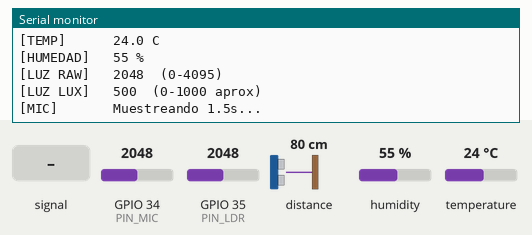
Simulated run of this sketch. Board: ESP32. Parts: the last lines printed to the serial monitor. The test bench sets the inputs (shaded band); at power-on: distance to the obstacle 80 cm, humidity 55 %, GPIO 34 (PIN_MIC) = 2048, GPIO 35 (PIN_LDR) = 2048, temperature 24 °C (analog values on the 0–4095 scale).

Above: at 3.2 s.
3.3 s: distance to the obstacle set to 250 cm
At 4.0 s:
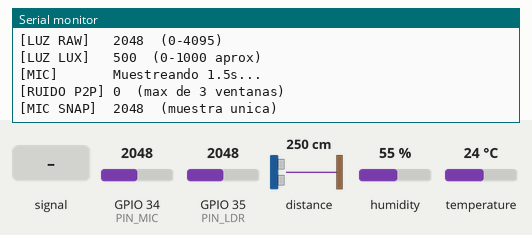
5.0 s: GPIO 34 (PIN_MIC) fed a 200 Hz sine of ±327 counts around its level
At 6.1 s:
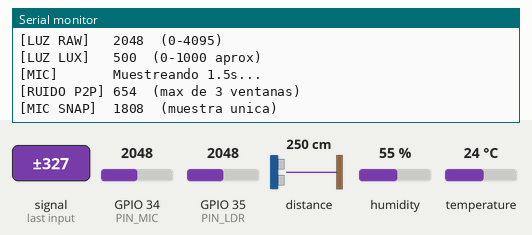
6.5 s: humidity set to 22 %
At 7.9 s:
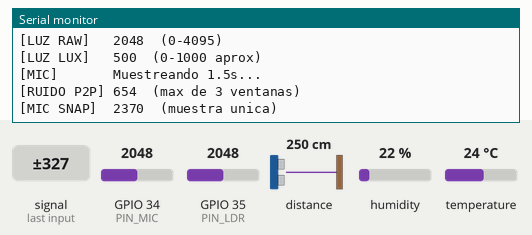
8.0 s: GPIO 34 (PIN_MIC) set to 2866
At 9.2 s:
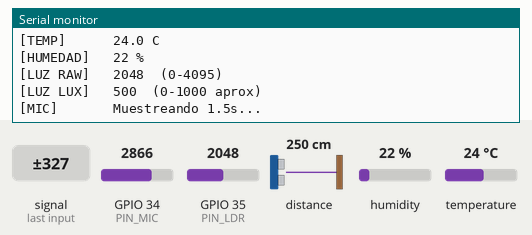
9.5 s: GPIO 35 (PIN_LDR) set to 2866
At 10.8 s:
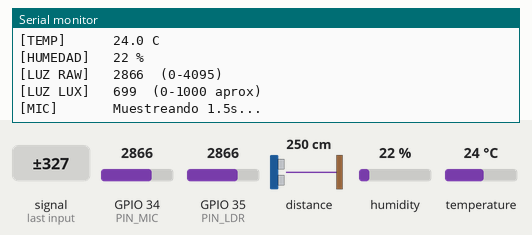
11.0 s: temperature set to 12 °C
At 12.2 s:
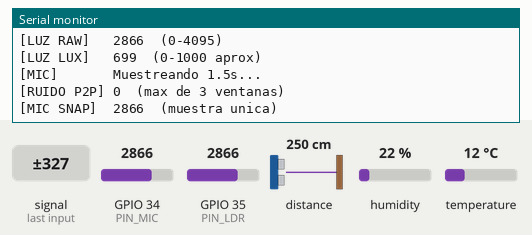
Timing chart, 0 to 13.5 s (numbered marks = the images above; inputs shaded):
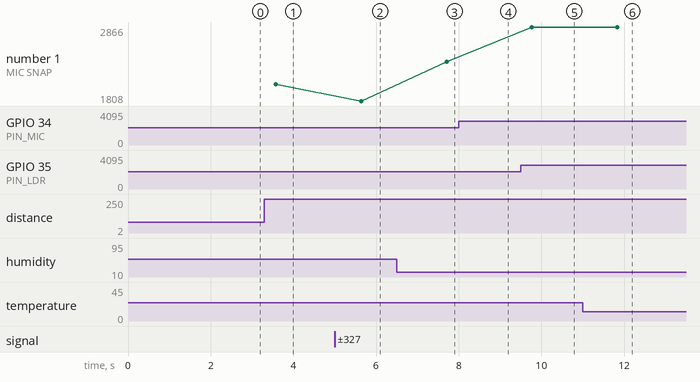

The sketch:

test_sensores.ino
```cpp
// =====================================================
// TEST COMPLETO RAW - TODOS LOS SENSORES
// KY-037 (Pin 34), LDR (Pin 35), DHT11 (Pin 13)
// VL53L0X (SDA=21, SCL=22)
// Serial Monitor a 115200 - SIN WIFI NI MQTT
// =====================================================
#include <Arduino.h>
#include <Wire.h>
#include <Adafruit_VL53L0X.h>
#include <DHT.h>

#define PIN_SDA  21
#define PIN_SCL  22
#define PIN_DHT  13
#define PIN_LDR  35
#define PIN_MIC  34  // KY-037 AO

Adafruit_VL53L0X lox = Adafruit_VL53L0X();
DHT dht(PIN_DHT, DHT11);

// 3 ventanas de 500ms, retorna la maxima amplitud
int sample_window(int ms) {
    int signalMax = 0;
    int signalMin = 4095;
    unsigned long start = millis();
    while (millis() - start < (unsigned long)ms) {
        int s = analogRead(PIN_MIC);
        if (s > signalMax) signalMax = s;
        if (s < signalMin) signalMin = s;
    }
    return signalMax - signalMin;
}

int get_noise_peak() {
    int a = sample_window(500);
    int b = sample_window(500);
    int c = sample_window(500);
    return max(a, max(b, c));
}

void setup() {
    Serial.begin(115200);
    delay(1000);
    Serial.println("\n========================================");
    Serial.println("  TEST COMPLETO RAW - TODOS LOS SENSORES");
    Serial.println("========================================\n");

    Wire.begin(PIN_SDA, PIN_SCL);

    Serial.print("[VL53L0X] Inicializando... ");
    if (!lox.begin()) {
        Serial.println("ERROR - revisar SDA(21) y SCL(22)");
    } else {
        Serial.println("OK");
    }

    dht.begin();
    Serial.println("[DHT11]   OK - Pin 13");

    pinMode(PIN_LDR, INPUT);
    Serial.println("[LDR]     OK - Pin 35");

    pinMode(PIN_MIC, INPUT);
    analogReadResolution(12);
    Serial.println("[KY-037]  OK - Pin 34 (AO)");

    Serial.println("\n--- INICIANDO LECTURAS CADA ~3 SEGUNDOS ---\n");
    delay(1000);
}

void loop() {
    Serial.println("==========================================");

    // --- VL53L0X ---
    VL53L0X_RangingMeasurementData_t measure;
    lox.rangingTest(&measure, false);
    if (measure.RangeStatus != 4) {
        Serial.printf("[DISTANCIA] %d mm  (rango ok)\n", measure.RangeMilliMeter);
    } else {
        Serial.println("[DISTANCIA] -1  (fuera de rango o error)");
    }

    // --- DHT11 ---
    float temp = dht.readTemperature();
    float hum  = dht.readHumidity();
    if (isnan(temp) || isnan(hum)) {
        Serial.println("[DHT11]     ERROR - no responde");
    } else {
        Serial.printf("[TEMP]      %.1f C\n", temp);
        Serial.printf("[HUMEDAD]   %.0f %%\n", hum);
    }

    // --- LDR ---
    int ldrRaw = analogRead(PIN_LDR);
    int lux    = map(ldrRaw, 0, 4095, 0, 1000);
    Serial.printf("[LUZ RAW]   %d  (0-4095)\n", ldrRaw);
    Serial.printf("[LUZ LUX]   %d  (0-1000 aprox)\n", lux);

    // --- KY-037 ---
    Serial.println("[MIC]       Muestreando 1.5s...");
    int noiseRaw = get_noise_peak();
    int micSnap  = analogRead(PIN_MIC);
    Serial.printf("[RUIDO P2P] %d  (max de 3 ventanas)\n", noiseRaw);
    Serial.printf("[MIC SNAP]  %d  (muestra unica)\n", micSnap);

    Serial.println();
    delay(500);
}
```

Measured:
- after the input at 5.0 s, the serial monitor: prints a new line after 0.64 s (image 2)
- after the input at 9.5 s, the serial monitor: prints a new line after 0.83 s (image 5)
- plotted number 1: 2048 → 1808 after the input at 5.0 s
